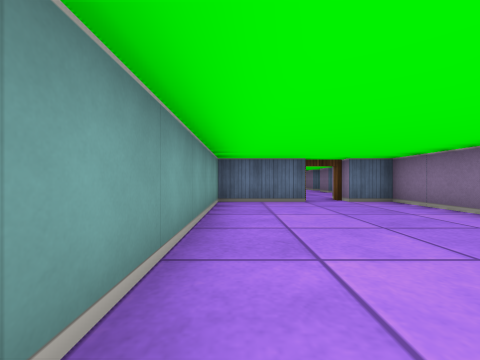
view 1 (above)

16 first-person views from a walk through a cub3D ray-caster map. The camera is about half as high as the walls, looks level and sees 90° across. The floor is counted in squares. Each view is taken from the middle of a square. On the plan, view 1 faces up. The plan holds only what a view shows up to about 9 squares ahead; the rest is blank.

view 2
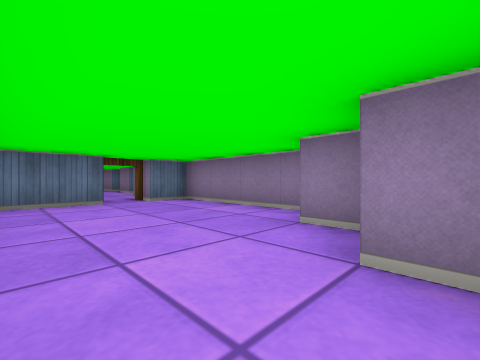

view 3
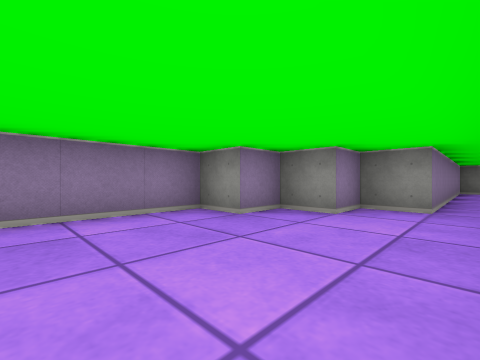

view 4
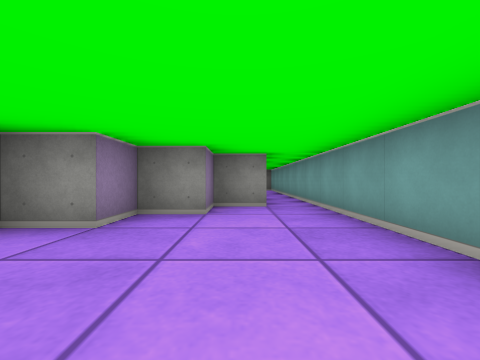

view 5
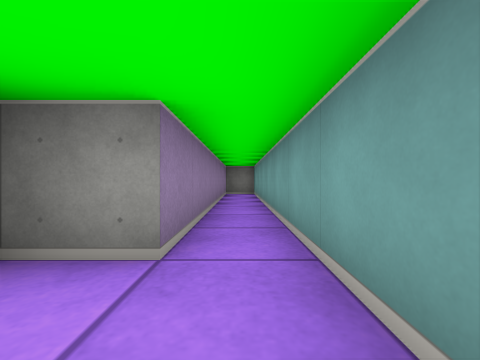

view 6
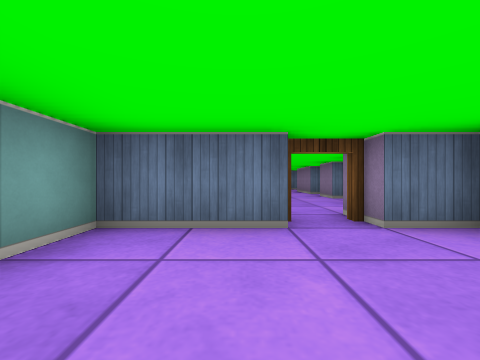

view 7
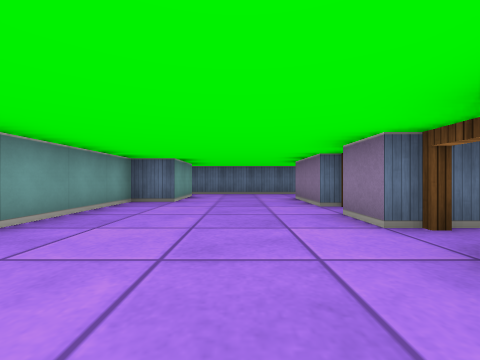

view 8
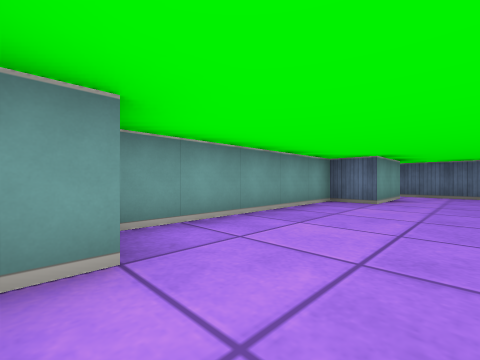

view 9
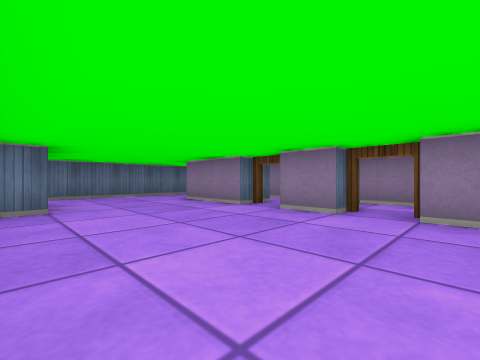

view 10
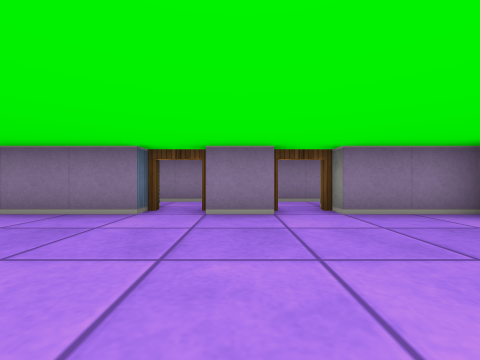

view 11
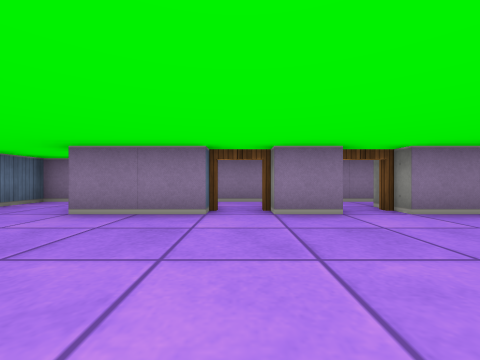

view 12
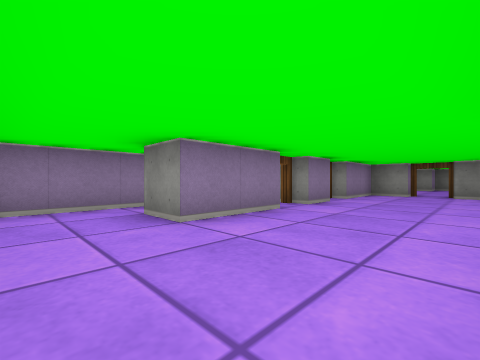

view 13
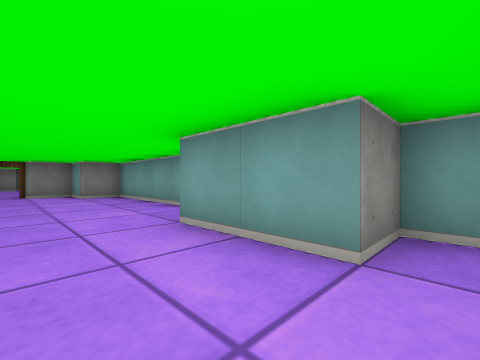

view 14
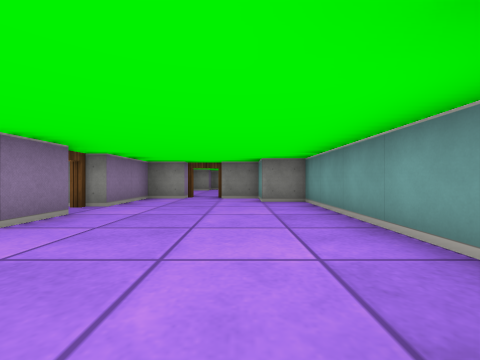

view 15
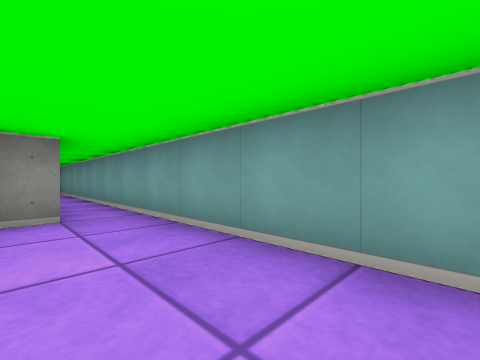

view 16
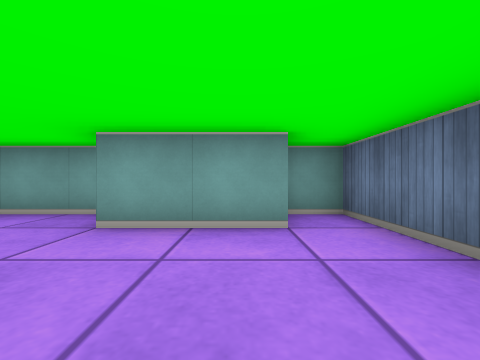

### Floor plan
Points are (right, up) in squares from view 1. A wall is a line through its corners. A room is listed if a view was taken in it or the views show most of it. See-through windows are left out.
Room 1 (views 1, 2, 3, 4, 5, 6, 15)
walls: (1.6, 5.5) (-0.5, 5.5) (-0.5, -7.5) (0.5, -7.5); (0.5, -7.1) (0.5, -0.5) (1.5, -0.5) (1.5, 0.5) (2.5, 0.5) (2.5, 1.5) (3.5, 1.5) (3.5, 5.5) (2.5, 5.5)
ways out: open door at (2, 6) to room 2
Room 2 (views 7, 8, 9, 10, 11, 12, 13, 14, 16)
walls: (3.5, 11.5) (3.5, 13.5) (4.5, 13.5); (3.5, 9.5) (3.5, 10.5); (2.5, 6.5) (3.5, 6.5) (3.5, 8.5); (4.5, 15.5) (-0.5, 15.5) (-0.5, 14.5) (0.5, 14.5) (0.5, 12.5) (-0.5, 12.5) (-0.5, 7.5) (0.5, 7.5) (0.5, 6.5) (1.5, 6.5)
ways out: open door at (2, 6) to room 1; opening at (4, 14.5); open door at (4, 9); open door at (4, 11)

Positions as (right, up) in squares from view 1, and headings:
1: (0, 0), facing up
2: (0, 0), facing up-right
3: (0, 4), facing down-right
4: (1, 4), facing down
5: (0, 1), facing down
6: (1, 3), facing up
7: (2, 7), facing up
8: (2, 7), facing up-left
9: (0, 8), facing up-right
10: (0, 10), facing right
11: (0, 11), facing right
12: (1, 15), facing down-right
13: (2, 15), facing down-left
14: (1, 13), facing down
15: (1, 3), facing down-left
16: (3, 14), facing left
